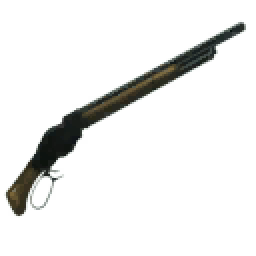
#> input picture materials/entities/m9k_1887winchester.png, 128 x 128 px (shown 2 times larger)
$ python add_outline.py ../materials/entities 1.0
#> lines starting #> are read from the running program, lines starting #| are printed output that depends on the picture; after the words box and inside, x2 and y2 are one past the last pixel; in counts of white or black regions, pixels touching at a corner belong together
"""Add an anti-aliased white outline around the contents of every PNG in a directory.

Requires: pillow, numpy, scipy
Usage:    python add_outline.py <directory> [thickness_px]
"""
import os
import sys

import numpy as np
from PIL import Image
from scipy import ndimage

SUPERSAMPLE = 8      # supersample factor used for anti-aliasing
COLOR = (1.0, 1.0, 1.0)  # outline color (white)


def process(filepath, thickness):
#> called with thickness = 1
    img = Image.open(filepath).convert('RGBA')
#> img is the input picture: PIL image 128x128 RGBA; mean R, G, B, A 213.8, 232, 217.8, 24.6
    w, h = img.size
#> w = 128; h = 128
    src = np.asarray(img).astype(np.float64) / 255.0

    # Supersample alpha smoothly and threshold to a clean shape
    big = img.getchannel('A').resize((w * SUPERSAMPLE, h * SUPERSAMPLE), Image.BICUBIC)
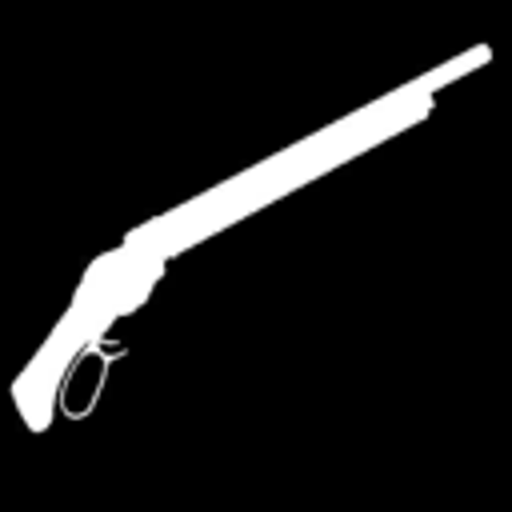
#> big: PIL image 1024x1024 L (shown at 1/2 size); min 0, max 255, mean 24.6
    shape = np.asarray(big) >= 128
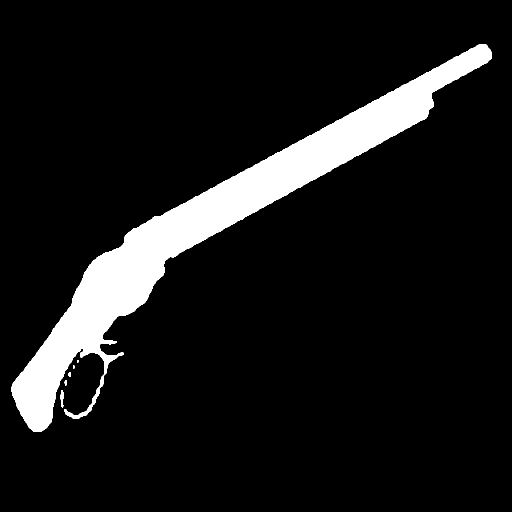
#> shape: shape (1024, 1024) bool (shown at 1/2 size); 9.6% white; 6 white regions (1 under 20 px), largest, box (x1, y1, x2, y2) and area: (23, 88, 983, 864) 100386, (121, 780, 127, 815) 161, (129, 760, 134, 772) 45, (137, 744, 142, 754) 42, (146, 730, 150, 737) 21

    # Euclidean distance from the shape (in supersampled pixels),
    # turned into coverage, then box-downsampled => anti-aliased outline alpha
    dist = ndimage.distance_transform_edt(~shape)
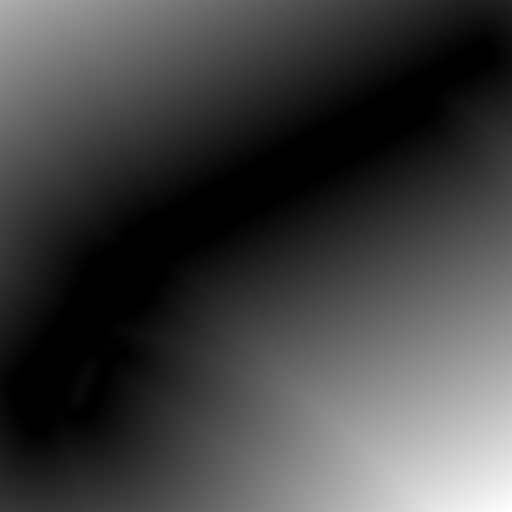
#> dist: shape (1024, 1024) float64 (shown at 1/2 size); min 0, max 771.7, mean 200.8; drawn with min black and max white
    cov = np.clip(thickness * SUPERSAMPLE + 0.5 - dist, 0.0, 1.0)
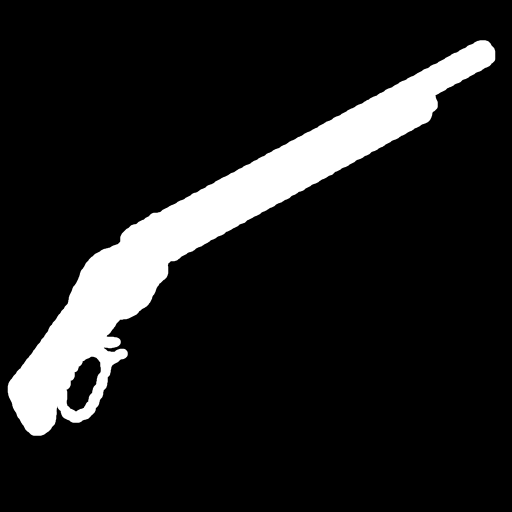
#> cov: shape (1024, 1024) float64 (shown at 1/2 size); min 0, max 1, mean 0.12
    cov = cov.reshape(h, SUPERSAMPLE, w, SUPERSAMPLE).mean(axis=(1, 3))
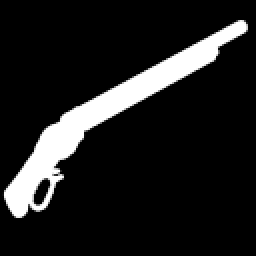
#> cov: shape (128, 128) float64 (shown 2 times larger); min 0, max 1, mean 0.12

    # Composite original over the outline layer
    sa = src[..., 3:4]
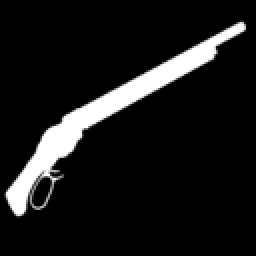
#> sa: shape (128, 128, 1) float64 (shown 2 times larger); min 0, max 1, mean 0.0965
    oa = cov[..., None]
    out_a = sa + oa * (1 - sa)
    out_rgb = (src[..., :3] * sa + np.array(COLOR) * oa * (1 - sa)) / np.maximum(out_a, 1e-8)
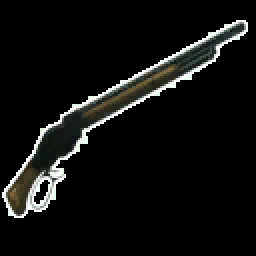
#> out_rgb: shape (128, 128, 3) float64 (shown 2 times larger); mean R, G, B 0.0623, 0.0636, 0.0597
    out = np.concatenate([out_rgb, out_a], axis=2)

    Image.fromarray(np.round(out * 255).astype(np.uint8), 'RGBA').save(filepath, optimize=True)


if len(sys.argv) not in (2, 3):
    print(f'Usage: python {os.path.basename(__file__)} <directory> [thickness_px]')
    sys.exit(1)

directory = sys.argv[1]
thickness = float(sys.argv[2]) if len(sys.argv) == 3 else 1.0

if not os.path.isdir(directory):
    print(f'Error: "{directory}" is not a valid directory.')
    sys.exit(1)

for filename in sorted(os.listdir(directory)):
    if not filename.lower().endswith('.png'):
        continue
    process(os.path.join(directory, filename), thickness)
    print(f'Processed: {filename}')
#> pass 2 of the loop `for filename in sorted(os.listdir(directory)):`:
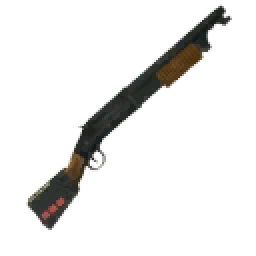
#> input picture materials/entities/m9k_1897winchester.png, 128 x 128 px (shown 2 times larger)
#> in process, img is the input picture: PIL image 128x128 RGBA; mean R, G, B, A 226.7, 229.8, 225.3, 28.3
#> in process (call 2), `shape = np.asarray(big) >= 128`:
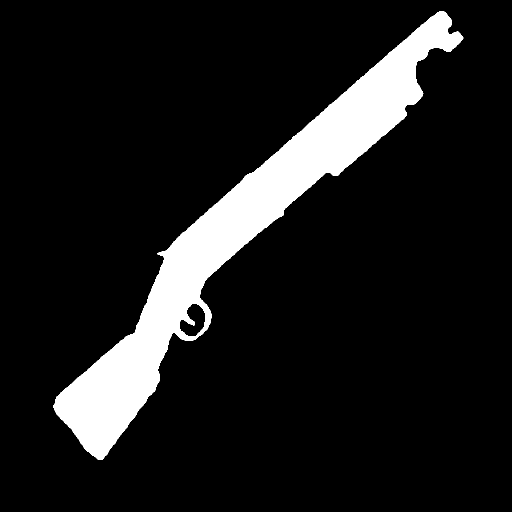
#> shape: shape (1024, 1024) bool (shown at 1/2 size); 11.1% white; 1 white region, box (x1, y1, x2, y2) and area: (107, 22, 927, 920) 116365
#> in process (call 2), `out_rgb = (src[..., :3] * sa + np.array(COLOR) * oa * (1 - sa)) / np.m..`:
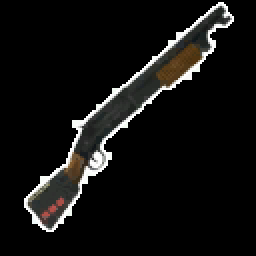
#> out_rgb: shape (128, 128, 3) float64 (shown 2 times larger); mean R, G, B 0.0692, 0.0674, 0.0636

print('Done.')
